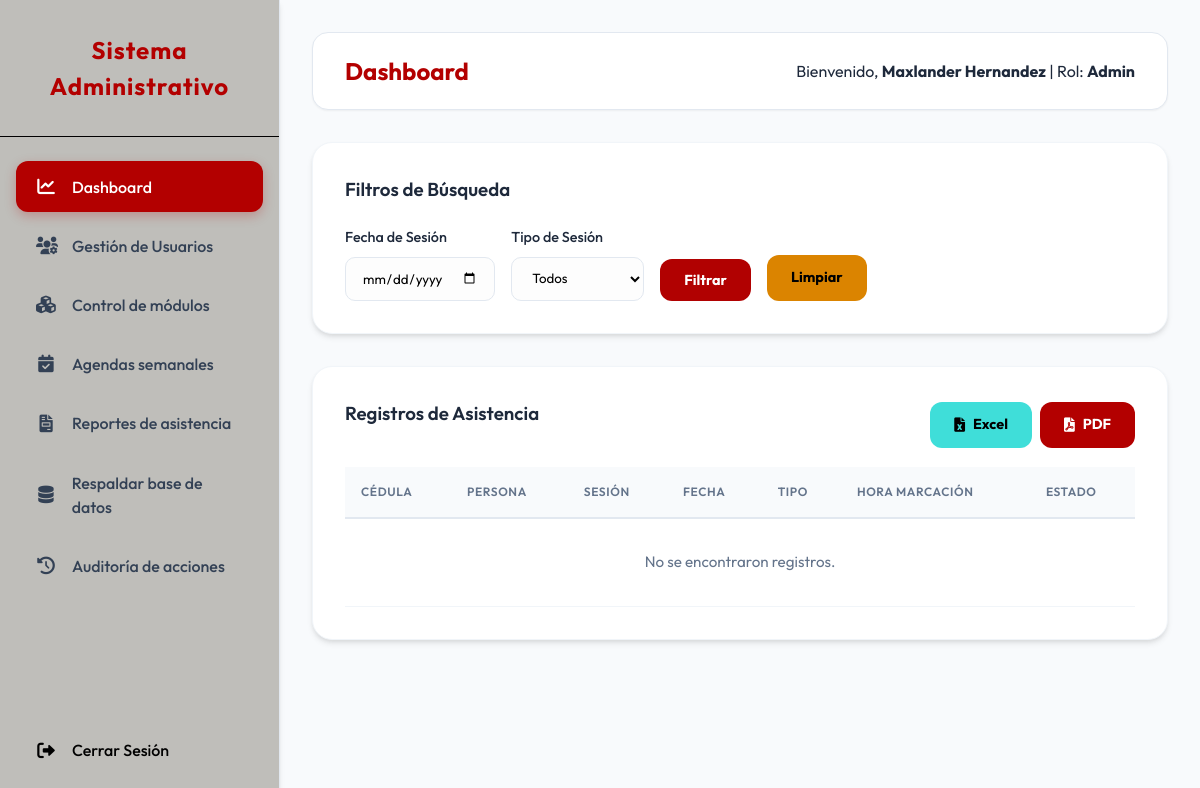
Page /operador/dashboard.php (signed in) on the earlier database version.
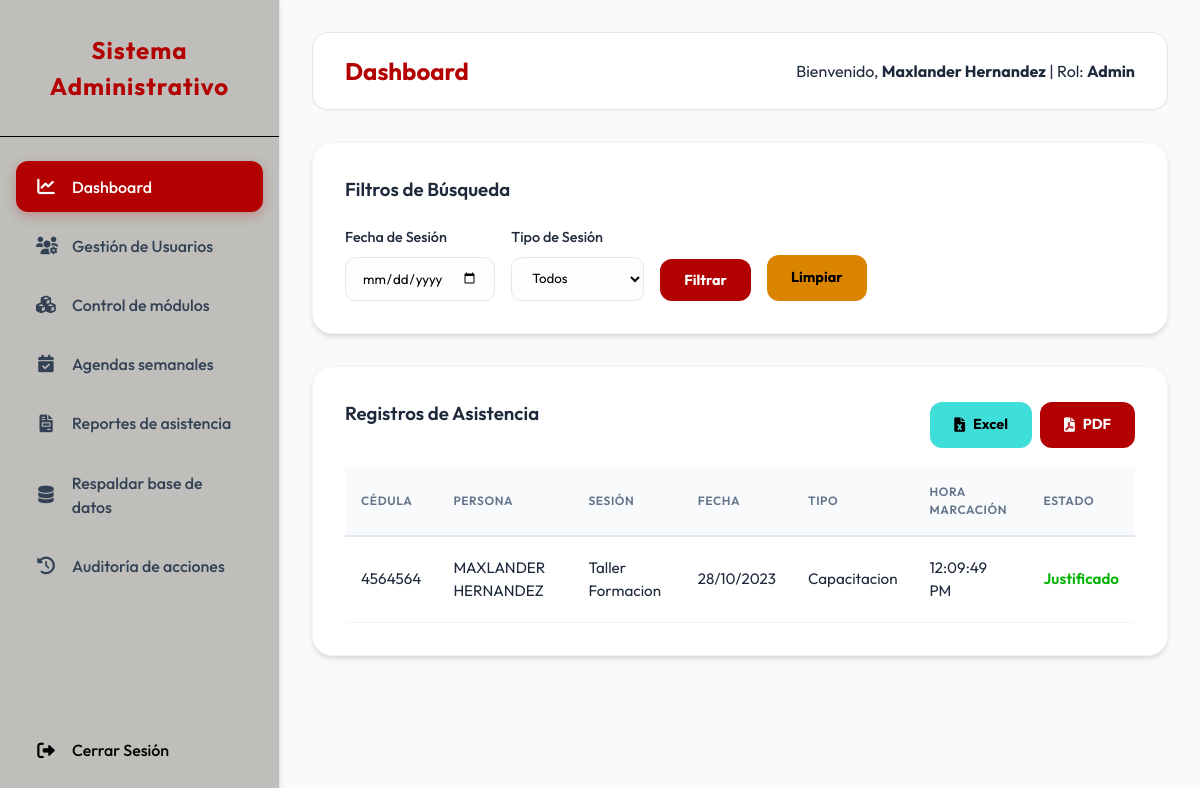
Same page on the later database version.
### tables this page shows
CREATE TABLE `registro_asistencia` (
  `ID_REGISTRO` int(11) NOT NULL AUTO_INCREMENT,
  `ID_PERSONAS` int(11) NOT NULL,
  `ID_SESIONES` int(11) NOT NULL,
  `MARCACION` timestamp NOT NULL DEFAULT current_timestamp(),
  `ESTADO` varchar(50) DEFAULT 'Presente',
  `METODO` varchar(50) DEFAULT 'Manual',
  PRIMARY KEY (`ID_REGISTRO`),
  KEY `ID_PERSONAS` (`ID_PERSONAS`),
  KEY `ID_SESIONES` (`ID_SESIONES`),
  CONSTRAINT `registro_asistencia_ibfk_1` FOREIGN KEY (`ID_PERSONAS`) REFERENCES `personas` (`ID_PERSONAS`) ON DELETE CASCADE,
  CONSTRAINT `registro_asistencia_ibfk_2` FOREIGN KEY (`ID_SESIONES`) REFERENCES `sesiones` (`ID_SESION`) ON DELETE CASCADE
);

CREATE TABLE `personas` (
  `ID_PERSONAS` int(11) NOT NULL AUTO_INCREMENT,
  `CEDULAS` varchar(20) NOT NULL,
  `NOMBRES` varchar(100) NOT NULL,
  `APELLIDOS` varchar(100) NOT NULL,
  `ACTIVO` tinyint(1) DEFAULT 1,
  `CREADO_EN` timestamp NOT NULL DEFAULT current_timestamp(),
  PRIMARY KEY (`ID_PERSONAS`),
  UNIQUE KEY `CEDULAS` (`CEDULAS`)
);

CREATE TABLE `sesiones` (
  `ID_SESION` int(11) NOT NULL AUTO_INCREMENT,
  `TITULO` varchar(255) NOT NULL,
  `FECHA` date NOT NULL,
  `HORA_INICIO` time NOT NULL,
  `TIPO` varchar(50) NOT NULL,
  PRIMARY KEY (`ID_SESION`)
);

### operador/dashboard.php (the view, shortened to what this page needs)
<?php
$title = "Dashboard";
require_once __DIR__ . '/../includes/layout_header.php';
require_once __DIR__ . '/../config/database.php';
$fecha = $_GET['fecha'] ?? '';
$tipo = $_GET['tipo'] ?? '';
$query = "SELECT R.*, P.NOMBRES, P.APELLIDOS, P.CEDULAS, S.TITULO, S.FECHA, S.TIPO
          FROM REGISTRO_ASISTENCIA R
          JOIN PERSONAS P ON R.ID_PERSONAS = P.ID_PERSONAS
          JOIN SESIONES S ON R.ID_SESIONES = S.ID_SESION
          WHERE 1=1";
$params = [];
$query .= " ORDER BY R.MARCACION DESC";
$stmt = $pdo->prepare($query);
$stmt->execute($params);
$asistencias = $stmt->fetchAll();
?>
<div class="card">
    <h3>Filtros de Búsqueda</h3>
    <form method="GET" style="margin-top: 1rem; display: flex; gap: 1rem; align-items: flex-end;">
        <div class="form-group" style="margin-bottom: 0;">
            <label>Fecha de Sesión</label>
            <input type="date" name="fecha" value="<?php echo $fecha; ?>">
        </div>
        <div class="form-group" style="margin-bottom: 0;">
            <label>Tipo de Sesión</label>
            <select name="tipo">
                <option value="">Todos</option>
            </select>
        </div>
        <button type="submit" class="btn btn-primary">Filtrar</button>
        <a href="dashboard.php" class="btn btn-secondary">Limpiar</a>
    </form>
</div>
<div class="card">
    <div style="display: flex; justify-content: space-between; align-items: center; margin-bottom: 1rem;">
        <h3>Registros de Asistencia</h3>
        <div style="display: flex; gap: 0.5rem;">
            <a href="exportar_excel.php?fecha=<?php echo $fecha; ?>&tipo=<?php echo $tipo; ?>" class="btn btn-success"><i class="fas fa-file-excel"></i> Excel</a>
            <a href="exportar_pdf.php?fecha=<?php echo $fecha; ?>&tipo=<?php echo $tipo; ?>" class="btn btn-danger" target="_blank"><i class="fas fa-file-pdf"></i> PDF</a>
        </div>
    </div>
    <table>
        <thead>
            <tr>
                <th>Cédula</th>
                <th>Persona</th>
                <th>Sesión</th>
                <th>Fecha</th>
                <th>Tipo</th>
                <th>Hora Marcación</th>
                <th>Estado</th>
            </tr>
        </thead>
        <tbody>
            <?php foreach ($asistencias as $a): ?>
            <tr>
                <td><?php echo $a['CEDULAS']; ?></td>
                <td><?php echo $a['NOMBRES'] . ' ' . $a['APELLIDOS']; ?></td>
                <td><?php echo $a['TITULO']; ?></td>
                <td><?php echo date('d/m/Y', strtotime($a['FECHA'])); ?></td>
                <td><?php echo $a['TIPO']; ?></td>
                <td><?php echo date('h:i:s A', strtotime($a['MARCACION'])); ?></td>
                <td><span style="color: var(--success); font-weight: 600;"><?php echo $a['ESTADO']; ?></span></td>
            </tr>
            <?php endforeach; ?>
            <?php if (empty($asistencias)): ?>
            <tr>
                <td colspan="7" style="text-align: center; padding: 2rem; color: var(--text-light);">No se encontraron registros.</td>
            </tr>
            <?php endif; ?>
        </tbody>
    </table>
</div>
<?php require_once __DIR__ . '/../includes/layout_footer.php'; ?>

### includes/layout_header.php (shortened to what this page needs)
<?php
$current_page = basename($_SERVER['PHP_SELF']);
$user_level = $_SESSION['user_level'];
?>
<!DOCTYPE html>
<html lang="es">
<head>
    <link rel="stylesheet" href="../public/assets/css/style.css?v=1.7">
    <link rel="stylesheet" href="https://cdnjs.cloudflare.com/ajax/libs/font-awesome/6.0.0/css/all.min.css">
</head>
<body>
    <div class="sidebar">
        <div class="sidebar-header">
            <h3>Sistema Administrativo</h3>
        </div>
        <nav class="sidebar-menu">
            <?php if ($user_level === 'admin'): ?>
                <a href="dashboard.php" class="menu-item <?php echo $current_page == 'dashboard.php' ? 'active' : ''; ?>">
                    <i class="fas fa-chart-line"></i> Dashboard
                </a>
                <a href="usuarios.php" class="menu-item <?php echo $current_page == 'usuarios.php' ? 'active' : ''; ?>">
                    <i class="fas fa-users-cog"></i> Gestión de Usuarios
                </a>
                <a href="modulos.php" class="menu-item <?php echo $current_page == 'modulos.php' ? 'active' : ''; ?>">
                    <i class="fas fa-cubes"></i> Control de módulos
                </a>
                <a href="reuniones.php" class="menu-item <?php echo $current_page == 'reuniones.php' ? 'active' : ''; ?>">
                    <i class="fas fa-calendar-check"></i> Agendas semanales
                </a>
                <a href="reportes.php" class="menu-item <?php echo $current_page == 'reportes.php' ? 'active' : ''; ?>">
                    <i class="fas fa-file-invoice"></i> Reportes de asistencia
                </a>
                <a href="backup.php" class="menu-item <?php echo $current_page == 'backup.php' ? 'active' : ''; ?>">
                    <i class="fas fa-database"></i> Respaldar base de datos
                </a>
                <a href="logs.php" class="menu-item <?php echo $current_page == 'logs.php' ? 'active' : ''; ?>">
                    <i class="fas fa-history"></i> Auditoría de acciones
                </a>
            <?php endif; ?>
        </nav>
        <div style="padding: 1rem;">
            <a href="../public/logout.php" class="menu-item" style="color: #000000ff;">
                <i class="fas fa-sign-out-alt"></i> Cerrar Sesión
            </a>
        </div>
    </div>
    <div class="main-wrapper">
        <header>
            <div class="header-left">
                <h2 style="color: var(--primary-color);"><?php echo $title ?? 'Dashboard'; ?></h2>
            </div>
            <div class="header-right">
                <span>Bienvenido, <strong><?php echo $_SESSION['user_name']; ?></strong> | Rol: <strong><?php echo ucfirst($user_level); ?></strong></span>
            </div>
        </header>
        <main class="content-area">

### includes/layout_footer.php (shortened to what this page needs)
        </main>
    </div>
</body>
</html>

### public/assets/css/style.css (style rules this page uses)
:root { --primary-color: #b30000; --secondary-color: #000000; --accent-blue: #0ea5e9; --bg-color: #f8fafc; --sidebar-color: #ffffff; --sidebar-text: #334155; --text-main: #1e293b; --text-light: #64748b; --white: #ffffff; --success: #00B300; --danger: #b30000; --warning: #f59e0b; --shadow-sm: 0 1px 2px 0 rgba(0, 0, 0, 0.05); --shadow-md: 0 4px 6px -1px rgba(0, 0, 0, 0.1), 0 2px 4px -1px rgba(0, 0, 0, 0.06); --shadow-lg: 0 10px 15px -3px rgba(0, 0, 0, 0.1), 0 4px 6px -2px rgba(0, 0, 0, 0.05); }
* { margin: 0; padding: 0; box-sizing: border-box; }
body { font-family: 'Outfit', sans-serif; background-color: var(--bg-color); color: var(--text-main); line-height: 1.5; }
.sidebar { width: 280px; height: 100vh; background: var(--sidebar-color); position: fixed; left: 0; top: 0; display: flex; flex-direction: column; box-shadow: var(--shadow-md); z-index: 1000; border-right: 1px solid #e2e8f0; background-color: #BFBEBA; }
.sidebar-header { padding: 2rem 1.5rem; text-align: center; border-bottom: 1px solid #000000; background-color: #BFBEBA; }
.sidebar-header h3 { color: var(--primary-color); font-weight: 700; letter-spacing: 1px; font-size: 1.5rem; }
.sidebar-menu { flex: 1; padding: 1.5rem 1rem; overflow-y: auto; background-color: #BFBEBA; }
.menu-item { display: flex; align-items: center; padding: 0.85rem 1.25rem; color: var(--sidebar-text); text-decoration: none; border-radius: 12px; margin-bottom: 0.5rem; transition: all 0.3s ease; font-weight: 500; }
.menu-item i { margin-right: 1rem; width: 20px; text-align: center; font-size: 1.1rem; }
.menu-item.active { background-color: var(--primary-color); color: var(--white); box-shadow: 0 4px 12px rgba(179, 0, 0, 0.25); }
.main-wrapper { margin-left: 280px; padding: 2rem; }
header { background: var(--white); padding: 1.25rem 2rem; border-radius: 16px; display: flex; justify-content: space-between; align-items: center; margin-bottom: 2rem; box-shadow: var(--shadow-sm); border: 1px solid #e2e8f0; }
.card { background: var(--white); padding: 2rem; border-radius: 20px; box-shadow: var(--shadow-md); margin-bottom: 2rem; border: 1px solid #f1f5f9; }
.card h3 { margin-bottom: 1.5rem; color: var(--text-main); font-weight: 600; display: flex; align-items: center; gap: 0.75rem; }
table { width: 100%; border-collapse: separate; border-spacing: 0; margin-top: 1rem; }
th { background-color: #f8fafc; color: var(--text-light); font-weight: 600; text-transform: uppercase; font-size: 0.75rem; letter-spacing: 0.05em; padding: 1rem; text-align: left; border-bottom: 2px solid #e2e8f0; }
td { padding: 1.25rem 1rem; border-bottom: 1px solid #f1f5f9; font-size: 0.95rem; }
.form-group { margin-bottom: 1.5rem; }
label { display: block; margin-bottom: 0.5rem; font-weight: 500; color: var(--text-main); font-size: 0.9rem; }
input, select, textarea { width: 100%; padding: 0.75rem 1rem; border: 1px solid #e2e8f0; border-radius: 10px; font-family: inherit; transition: all 0.2s; background-color: #fdfdfd; }
.btn { padding: 0.75rem 1.5rem; border-radius: 12px; border: none; cursor: pointer; font-family: inherit; font-weight: 700; transition: all 0.2s; display: inline-flex; align-items: center; gap: 0.5rem; text-decoration: none; font-size: 0.9rem; }
.btn-primary { text-align: center; background: #b10101; color: #ffffff !important; justify-content: center; }
.btn-success { background: #3FDED9; color: #000000 !important; }
.btn-secondary { background: #DB8400; color: #000000 !important; }
.btn-danger { background: #b30000; color: #ffffff !important; }

Differences in the rows shown:
added registro_asistencia: ID_PERSONAS.CEDULAS "4564564", ID_PERSONAS.NOMBRES "MAXLANDER", ID_PERSONAS.APELLIDOS "HERNANDEZ", ID_SESIONES.TITULO "Taller Formacion", ID_SESIONES.FECHA "28/10/2023", ID_SESIONES.TIPO "Capacitacion", MARCACION "12:09:49 PM", ESTADO "Justificado"
Other differences:
text no longer shown: "No se encontraron registros."
